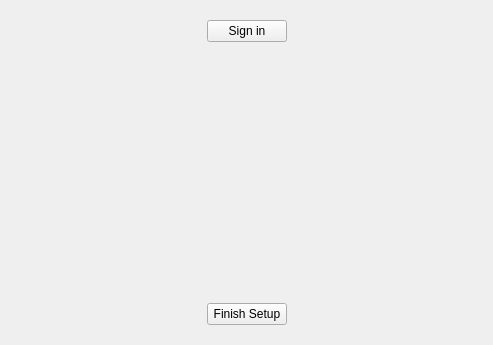
<?xml version="1.0" encoding="UTF-8"?>
<ui version="4.0">
 <class>setup</class>
 <widget class="QWidget" name="setup">
  <property name="geometry">
   <rect>
    <x>0</x>
    <y>0</y>
    <width>493</width>
    <height>345</height>
   </rect>
  </property>
  <property name="windowTitle">
   <string>Setup</string>
  </property>
  <layout class="QVBoxLayout" name="setupLayout">
   <item>
    <layout class="QHBoxLayout" name="horizontalLayout">
     <item>
      <spacer name="horizontalSpacer">
       <property name="orientation">
        <enum>Qt::Orientation::Horizontal</enum>
       </property>
       <property name="sizeHint" stdset="0">
        <size>
         <width>40</width>
         <height>20</height>
        </size>
       </property>
      </spacer>
     </item>
     <item>
      <widget class="QWidget" name="verticalLayoutWidget">
       <layout class="QVBoxLayout" name="verticalLayout">
        <item>
         <widget class="QPushButton" name="signin_button">
          <property name="sizePolicy">
           <sizepolicy hsizetype="Preferred" vsizetype="Fixed">
            <horstretch>0</horstretch>
            <verstretch>0</verstretch>
           </sizepolicy>
          </property>
          <property name="text">
           <string>Sign in</string>
          </property>
         </widget>
        </item>
        <item>
         <spacer name="verticalSpacer">
          <property name="orientation">
           <enum>Qt::Orientation::Vertical</enum>
          </property>
          <property name="sizeHint" stdset="0">
           <size>
            <width>20</width>
            <height>40</height>
           </size>
          </property>
         </spacer>
        </item>
        <item>
         <widget class="QPushButton" name="finish_setup_button">
          <property name="text">
           <string>Finish Setup</string>
          </property>
         </widget>
        </item>
       </layout>
      </widget>
     </item>
     <item>
      <spacer name="horizontalSpacer_2">
       <property name="orientation">
        <enum>Qt::Orientation::Horizontal</enum>
       </property>
       <property name="sizeHint" stdset="0">
        <size>
         <width>40</width>
         <height>20</height>
        </size>
       </property>
      </spacer>
     </item>
    </layout>
   </item>
  </layout>
 </widget>
 <resources/>
 <connections/>
</ui>
